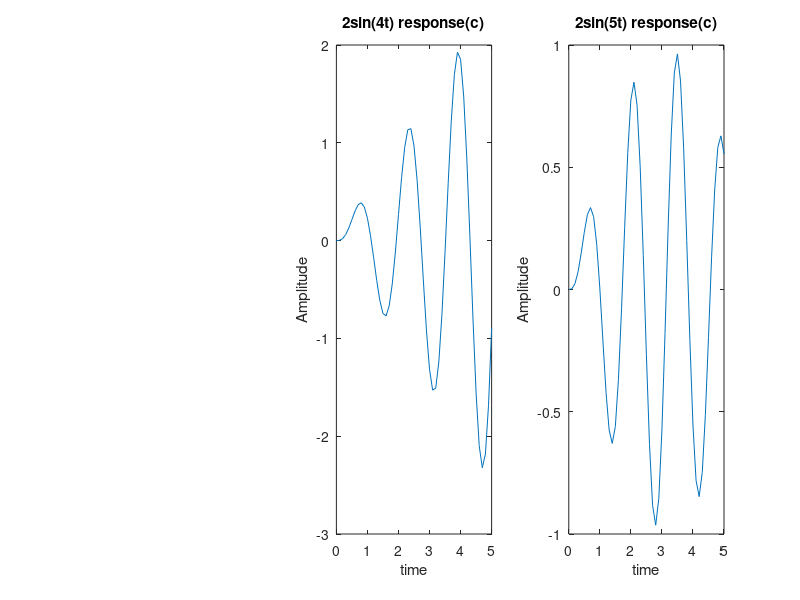

MATLAB code to generate this figure:
subplot(1,3,1)
tp = 5;
t = 0:0.1:tp;
G = tf([0 2] , [1 0 16]);
step(G , t);
subplot(1,3,2)
U1 = 2 * sin(4*t);
Y1 = lsim(G,U1,t);
plot(t,Y1);
title('2sin(4t) response(c)')
xlabel('time')
ylabel('Amplitude')
subplot(1,3,3)
U2 = 2 * sin(5*t);
Y2 = lsim(G,U2,t);
plot(t,Y2);
title('2sin(5t) response(c)')
xlabel('time')
ylabel('Amplitude')